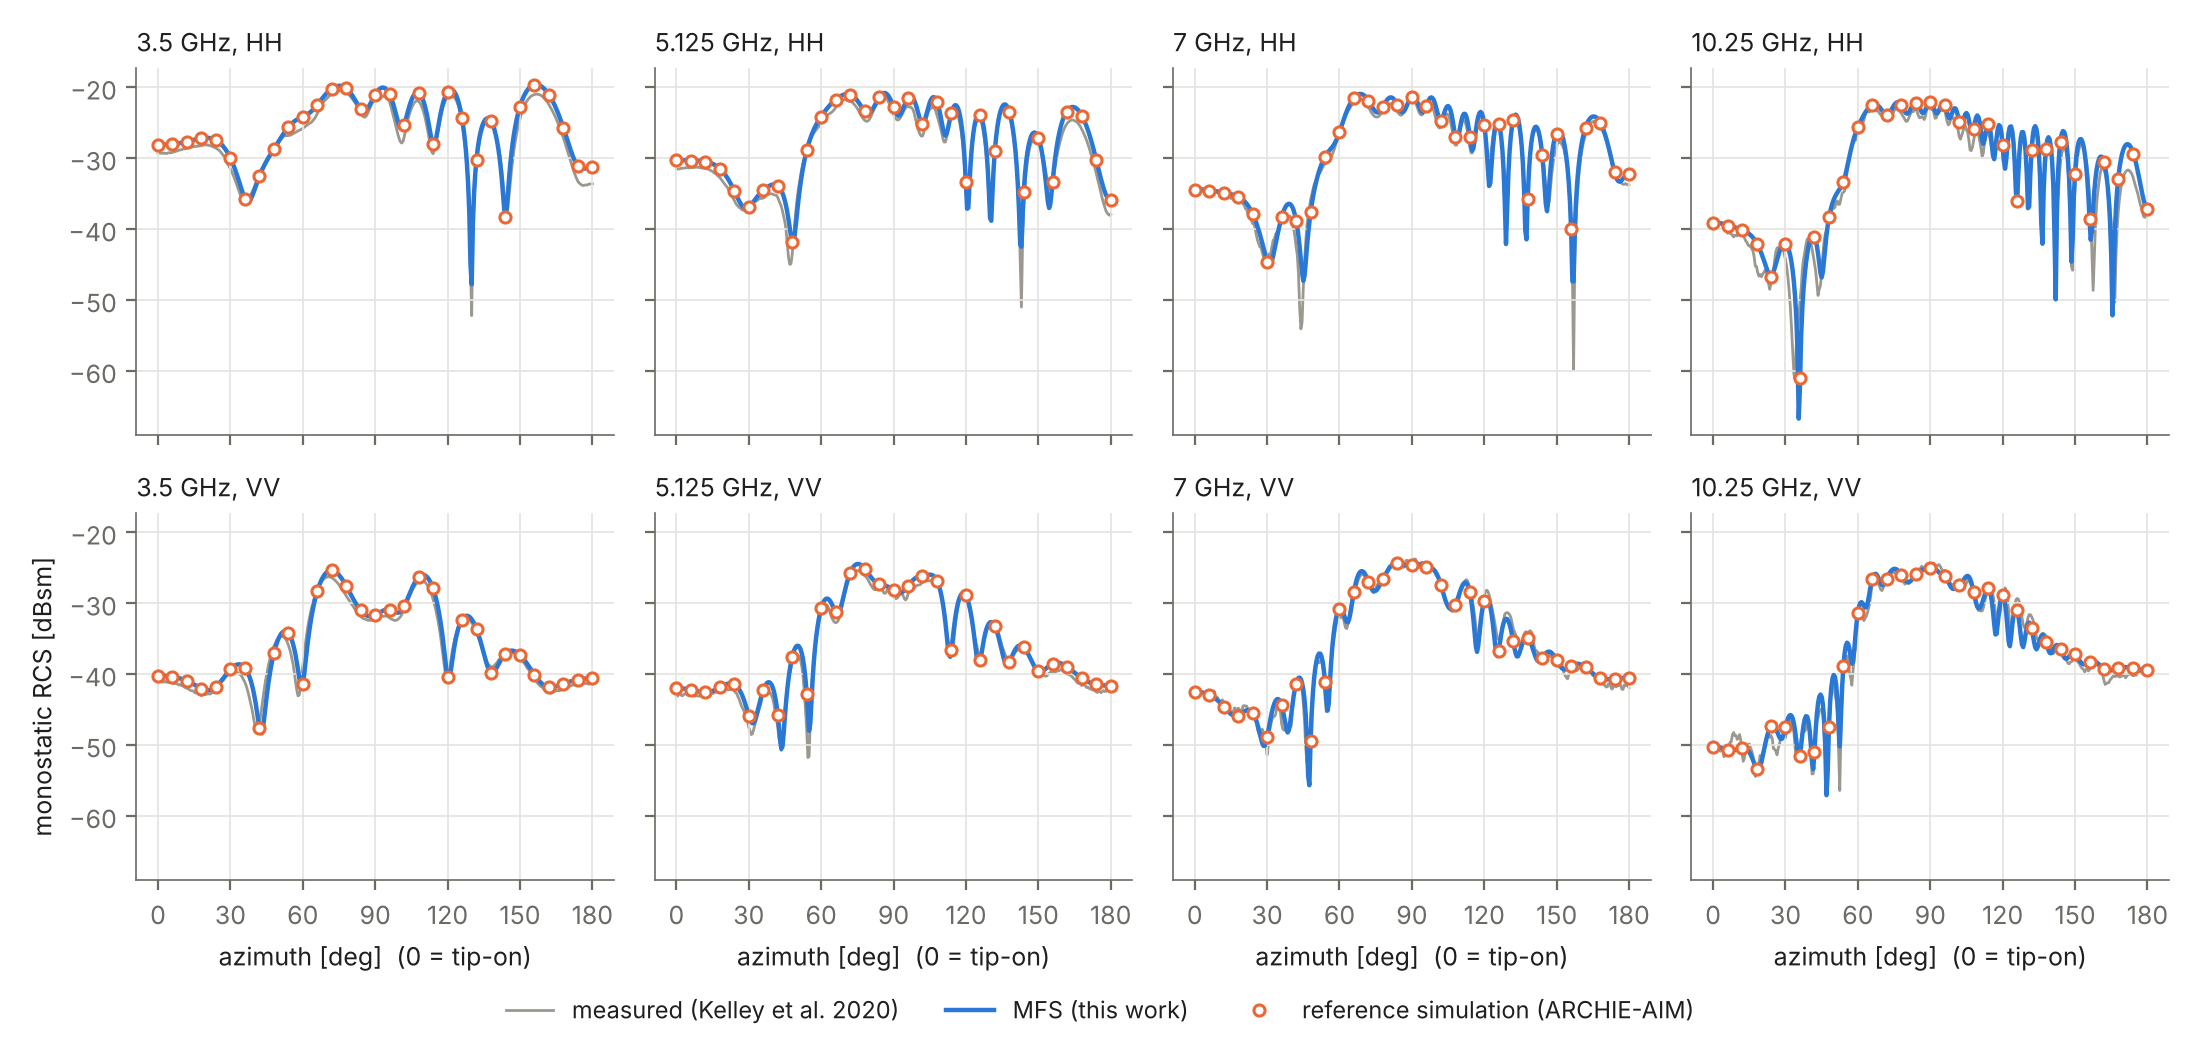

Write Python code to recreate this figure.
"""NASA almond (L = 9.936 in, perfectly conducting): MFS monostatic RCS against
the public Austin RCS Benchmark Suite, problem set III-A: the Rye Canyon
measurements (Kelley, Chamulak, Courtney, Yilmaz, IEEE Antennas Propag. Mag.
62(1), 2020, doi 10.1109/MAP.2019.2955702) and the suite's reference
simulation (ARCHIE-AIM, finest mesh), at 3.5, 5.125, 7 and 10.25 GHz, HH and
VV, azimuth 0 to 180 degrees.

    python3 fig_almond_benchmark.py run    # compute the four MFS curves (2-4 min each), then report
    python3 fig_almond_benchmark.py        # table and figure from saved data

The data files are in austin_almond/ (unmodified copies, with the suite's
licence files; commit 300010c of github.com/UTAustinCEMGroup/AustinCEMBenchmarks).
Conventions agree with almond_rcs.py: theta = 90 degrees, phi = azimuth from
the tip, HH = phi-phi, VV = theta-theta. Our almond is 0.2524 m long, the
suite's 9.936 in = 0.25237 m (0.01% shorter).

The error measure is the suite's: mean over the angles of |difference in dB|,
after raising both curves to the threshold (largest reference value - 80 dB).
"m1" is the measurement of the 9.936 in almond, "m2" that of the almond twice
as large at half the frequency, shifted by -10 log10(4) dB.
"""
import sys

import numpy as np

import almond_rcs

FREQS = {"x1": 3.5, "x2": 5.125, "x3": 7.0, "x4": 10.25}
DATA = "austin_almond/"
INK, MUTED = "#1f1f1e", "#6b6a64"
BLUE, ORANGE, GREY = "#2a78d6", "#eb6834", "#9a988f"


def load(kind, fx, pol):
    """(phi, dB) on the half-degree grid 0..180."""
    d = np.loadtxt(f"{DATA}{kind}_rcs.III.A.s1.f{fx}.{pol[0]}.txt")
    phi, db = np.round(d[:, 2], 2), d[:, 3]
    keep = np.isclose(phi * 2, np.round(phi * 2))
    return phi[keep], db[keep]


def suite_error(db, ref):
    th = ref.max() - 80.0
    return np.mean(np.abs(np.maximum(db, th) - np.maximum(ref, th)))


def run(layouts=((6, 3, 0.5),)):
    for fx, f in FREQS.items():
        for n_mid, J, s in layouts:
            print(f"{f} GHz, layout {n_mid}:{J}, spacing {s}", flush=True)
            out = almond_rcs.rcs(f, n_mid, J, step=0.5, s=s)
            name = f"fig_almond_benchmark_{f}GHz" + ("" if (n_mid, J, s) == (6, 3, 0.5) else f"_{n_mid}_{J}_s{s}")
            np.savez(name + ".npz", **out)


def report():
    print("freq[GHz] pol   MFS-reference: mean|dB|  max|dB| at[deg]   MFS-m1   MFS-m2   reference-m1   reference-m2   (mean |dB|)")
    curves = {}
    for fx, f in FREQS.items():
        d = np.load(f"fig_almond_benchmark_{f}GHz.npz")
        for pol in ("HH", "VV"):
            mfs = 10 * np.log10(d["sigma_" + pol])
            phi, ref = load("ref", fx, pol)
            assert np.allclose(phi, d["phi_deg"])
            m1, m2 = load("meas.m1", fx, pol)[1], load("meas.m2", fx, pol)[1]
            i = int(np.argmax(np.abs(mfs - ref)))
            print(f"{f:8.3f}  {pol}   {suite_error(mfs, ref):14.3f} {np.abs(mfs - ref)[i]:9.2f} {phi[i]:7.1f}   "
                  f"{suite_error(mfs, m1):7.2f} {suite_error(mfs, m2):8.2f} {suite_error(ref, m1):12.2f} {suite_error(ref, m2):14.2f}")
            curves[(f, pol)] = (phi, mfs, ref, m1, m2)
    return curves


def plot(curves, fname="fig_almond_benchmark"):
    import matplotlib
    matplotlib.use("Agg")
    import matplotlib.pyplot as plt
    plt.rcParams.update({"font.size": 9, "axes.edgecolor": MUTED, "axes.labelcolor": INK, "text.color": INK,
                         "xtick.color": MUTED, "ytick.color": MUTED, "axes.linewidth": 0.6})
    fig, axes = plt.subplots(2, 4, figsize=(11.0, 5.2), sharex=True, sharey=True)
    for j, f in enumerate(FREQS.values()):
        for i, pol in enumerate(("HH", "VV")):
            ax = axes[i, j]
            phi, mfs, ref, m1, m2 = curves[(f, pol)]
            # measurement: neutral context; simulations: colour plus line style / marker (never colour alone)
            ax.plot(phi, m1, "-", color=GREY, lw=1.0, label="measured (Kelley et al. 2020)", zorder=1)
            ax.plot(phi, mfs, "-", color=BLUE, lw=1.6, label="MFS (this work)", zorder=3)
            ax.plot(phi[::12], ref[::12], "o", color=ORANGE, ms=4, mfc="white", mew=1.1,
                    label="reference simulation (ARCHIE-AIM)", zorder=4)
            ax.set_title(f"{f:g} GHz, {pol}", loc="left", fontsize=9, color=INK)
            ax.set_xticks(range(0, 181, 30))
            ax.grid(True, color="#e4e3df", lw=0.6)
            for sp in ("top", "right"):
                ax.spines[sp].set_visible(False)
            if i == 1:
                ax.set_xlabel("azimuth [deg]  (0 = tip-on)")
        axes[i, 0].set_ylabel("monostatic RCS [dBsm]")
    h, lab = axes[0, 0].get_legend_handles_labels()
    fig.legend(h, lab, frameon=False, fontsize=8.5, ncol=3, loc="lower center", bbox_to_anchor=(0.5, -0.005))
    fig.tight_layout(rect=(0, 0.04, 1, 1))
    fig.savefig(fname + ".pdf")
    fig.savefig(fname + ".png", dpi=200)
    print("wrote", fname + ".pdf/.png")


if __name__ == "__main__":
    if len(sys.argv) > 1 and sys.argv[1] == "run":
        run()
    plot(report())
